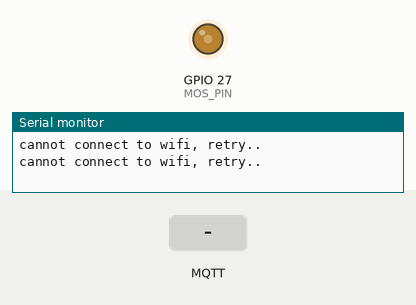
This program was run on a simulated ESP32. Shown: output pins drawn as LEDs (lit = HIGH), the last lines printed to the serial monitor. The test bench sets the inputs (shaded band). WiFi joins after 1.5 s; servers stay silent unless stated; no MQTT or app messages arrive unless stated.

Above: at 3.2 s.
3.3 s: MQTT message "5" arrives on the first subscribed topic
At 5.5 s:
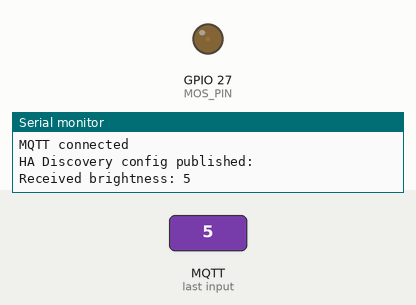
6.3 s: MQTT message "on" arrives on the first subscribed topic
At 6.8 s:
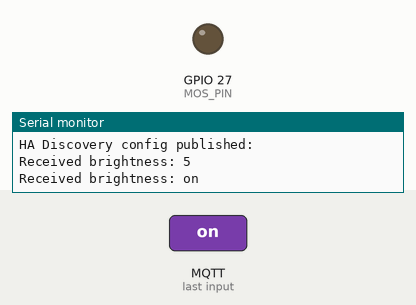
7.8 s: MQTT message "200" arrives on the first subscribed topic
At 9.0 s:
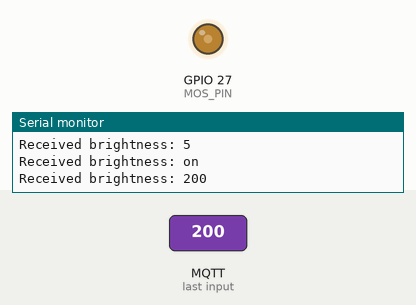
9.3 s: MQTT message "0" arrives on the first subscribed topic
At 10.2 s:
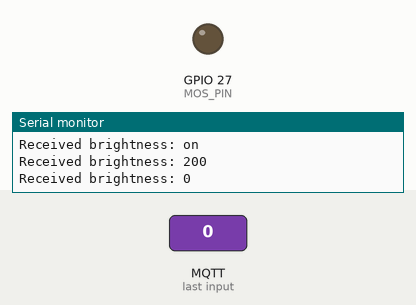
Timing chart, 0 to 11.8 s (numbered marks = the images above; inputs shaded):
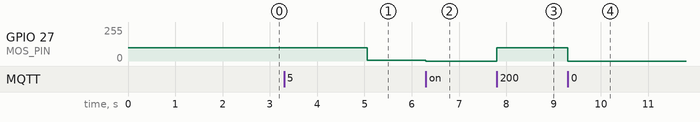

The program:

main.cpp
```cpp
#include <Arduino.h>
#include <config.h>
#include <WiFi.h>
#include <PubSubClient.h>
#include <ArduinoJson.h>

WiFiClient espClient;
PubSubClient client(espClient);

uint8_t currentBrightness = DEFAULT_BRIGHTNESS;

void publishState()
{
  char brightnessStr[4];
  snprintf(brightnessStr, sizeof(brightnessStr), "%d", currentBrightness);
  client.publish(MQTT_TOPIC_STATE, brightnessStr);
}

void publishDiscovery()
{
  String topic = String(HA_DISCOVERY_PREFIX) + "/light/" + String(DEVICE_ID) + "/config";

  JsonDocument doc;
  doc["name"] = DEVICE_NAME;
  doc["unique_id"] = DEVICE_ID;
  doc["command_topic"] = MQTT_TOPIC_SET;
  doc["state_topic"] = MQTT_TOPIC_STATE;
  doc["brightness_command_topic"] = MQTT_TOPIC_SET;
  doc["brightness_state_topic"] = MQTT_TOPIC_STATE;
  doc["brightness_scale"] = 100;
  doc["on_command_type"] = "brightness";
  doc["payload_on"] = "100";
  doc["payload_off"] = "0";

  JsonObject device = doc["device"].to<JsonObject>();
  JsonArray identifiers = device["identifiers"].to<JsonArray>();
  identifiers.add(DEVICE_ID);
  device["name"] = DEVICE_NAME;
  device["manufacturer"] = "DIY";
  device["model"] = "ESP32 LED Dimmer";

  char payload[640];
  serializeJson(doc, payload);

  client.publish(topic.c_str(), payload, true);
  Serial.println("HA Discovery config published:");
}

void reconnectMqtt()
{
  if (client.connect(HOSTNAME, MQTT_USER, MQTT_PASS))
  {
    Serial.println("MQTT connected");
    publishDiscovery();
    client.subscribe(MQTT_TOPIC_SET);
    analogWrite(MOS_PIN, currentBrightness);
    publishState();
  }
  else
  {
    Serial.print("Cannot connect to MQTT: ");
    Serial.println(client.state());
  }
}

void callback(char *topic, byte *payload, unsigned int length)
{
  String message;
  for (int i = 0; i < length; i++)
  {
    message += (char)payload[i];
  }

  if (String(topic) == MQTT_TOPIC_SET)
  {
    Serial.print("Received brightness: ");
    Serial.println(message);

    int brightness = message.toInt();
    brightness = constrain(brightness, 0, 100);

    currentBrightness = (uint8_t)brightness;
    analogWrite(MOS_PIN, currentBrightness);
    publishState();
  }
}

void setup()
{
  Serial.begin(9600);

  pinMode(MOS_PIN, OUTPUT);
  analogWrite(MOS_PIN, currentBrightness);

  WiFi.mode(WIFI_STA);
  WiFi.begin(WIFI_SSID, WIFI_PASS);
  WiFi.setHostname(HOSTNAME);

  while (WiFi.status() != WL_CONNECTED)
  {
    delay(1000);
    Serial.println("cannot connect to wifi, retry..");
  }

  client.setServer(MQTT_HOST, MQTT_PORT);
  client.setBufferSize(640);
  client.setCallback(callback);
}

unsigned long lastReconnectAttempt = 0;
const unsigned long RECONNECT_INTERVAL = 5000;

void loop()
{
  if (WiFi.status() != WL_CONNECTED)
  {
    Serial.println("WiFi disconnected, reconnecting...");
    WiFi.disconnect();
    WiFi.begin(WIFI_SSID, WIFI_PASS);
    delay(5000);
    return;
  }

  if (!client.connected())
  {
    unsigned long now = millis();
    if (now - lastReconnectAttempt >= RECONNECT_INTERVAL)
    {
      lastReconnectAttempt = now;
      reconnectMqtt();
    }
  }
  else
  {
    client.loop();
  }
}
```

config.h
```cpp
#define MOS_PIN 27

#define DEFAULT_BRIGHTNESS 100

#define WIFI_SSID "WIFI_SSID"
#define WIFI_PASS "WIFI_PASS"
#define HOSTNAME "HOSTNAME"

#define MQTT_HOST "MQTT_HOST"
#define MQTT_PORT 1883
#define MQTT_USER "MQTT_USER"
#define MQTT_PASS "MQTT_PASS"

#define MQTT_TOPIC_SET "home/led-kitchen/set"
#define MQTT_TOPIC_STATE "home/led-kitchen/state"

#define HA_DISCOVERY_PREFIX "homeassistant"
#define DEVICE_ID "mqtt_led_light_kitchen"
#define DEVICE_NAME "Mqtt Led Light Kitchen"
```

Measured:
- after the input at 3.3 s, GPIO 27 (MOS_PIN): 100/255 → 5/255 after 1.8 s
- after the input at 6.3 s, GPIO 27 (MOS_PIN): 5/255 → 0/255 at once
- after the input at 7.8 s, GPIO 27 (MOS_PIN): 0/255 → 100/255 at once
- after the input at 9.3 s, GPIO 27 (MOS_PIN): 100/255 → 0/255 at once
